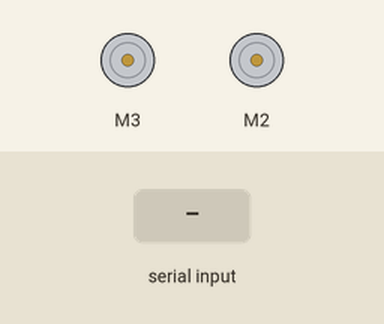
The sketch below on a simulated Arduino Uno, built with avr-gcc and run on an emulated ATmega328P. On the bench: 2 × DC motor (green arrow = forward, orange = backward, longer = faster). Inputs (shaded band) come from the test bench. What the sketch prints to the serial monitor is not drawn.

Above: at 1.2 s.
1.3 s: "30,150\n" received over Serial
At 2.1 s:
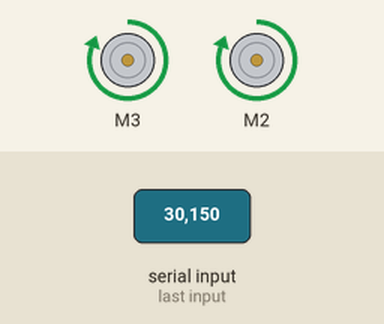
4.3 s: "90,45\n" received over Serial
At 5.1 s:
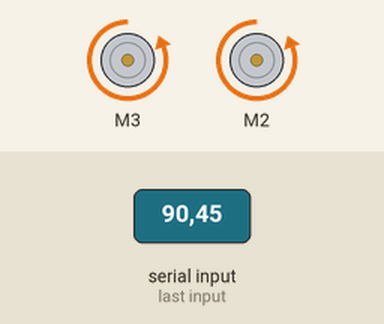
6.8 s: "2\n" received over Serial
At 7.6 s:
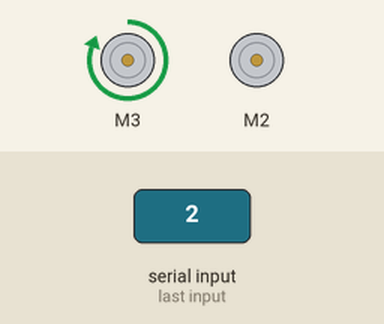
Timing chart, 0 to 9.8 s (numbered marks = the images above; inputs shaded):
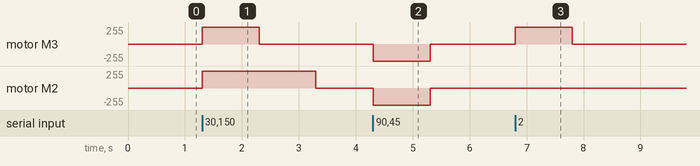

Measured:
- after the input at 1.3 s, motor M3: stopped → forward 255/255 at once, → stopped 1.0 s later; motor M2: stopped → forward 255/255 at once, → stopped 2.0 s later
- after the input at 4.3 s, motor M3, motor M2: stopped → backward 255/255 at once, → stopped 1.0 s later
- after the input at 6.8 s, motor M3: stopped → forward 255/255 at once, → stopped 1.0 s later

The sketch:

Arduino_with_Raspberry.ino
```cpp
#include <AFMotor.h>

AF_DCMotor motorM2(3, MOTOR12_64KHZ);
AF_DCMotor motorM1(2, MOTOR12_64KHZ);
char receivedChar;
boolean newData = false;

void setup() {

  Serial.begin(9600);

  //pinMode(3, OUTPUT);
  motorM2.setSpeed(255);
  motorM1.setSpeed(255);

}

void loop() {

  recvInfo();
  //lightLED();
  moveMotors();
}

void recvInfo() {

  if (Serial.available() > 0) {

    receivedChar = Serial.read();
    Serial.print(receivedChar);
    newData = true;

  }

}

void lightLED() {

  int led = (receivedChar - '0');

  while(newData == true) {

    digitalWrite(led, HIGH);
    delay(2000);
    digitalWrite(led, LOW);

    newData = false;

  }

}

void moveMotors() {
  int motorNumber = (receivedChar - '0');

  while(newData == true) {
   switch(motorNumber) {
    case 1: Serial.print("Run motor 1");
          motorM1.run(FORWARD);
          delay(1000);
          motorM1.run(RELEASE);
          break;
    case 2: Serial.print("Run motor 2");
          motorM2.run(FORWARD);
          delay(1000);
          motorM2.run(RELEASE);
          break;
    case 3: Serial.print("Run motor 1 and 2");
          motorM2.run(FORWARD);
          motorM1.run(FORWARD);
          delay(1000);
          motorM2.run(RELEASE);
          motorM1.run(RELEASE);
          break;
    case 4: Serial.print("Run motor 1 and 2 backward");
          motorM2.run(BACKWARD);
          motorM1.run(BACKWARD);
          delay(1000);
          motorM2.run(RELEASE);
          motorM1.run(RELEASE);
          break;
   }
   newData = false;
  }
}
```
